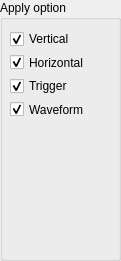
   <widget class="QGroupBox" name="apply_option_grp">
    <property name="geometry">
     <rect>
      <x>540</x>
      <y>250</y>
      <width>121</width>
      <height>261</height>
     </rect>
    </property>
    <property name="title">
     <string>Apply option</string>
    </property>
    <widget class="QWidget" name="layoutWidget">
     <property name="geometry">
      <rect>
       <x>10</x>
       <y>30</y>
       <width>91</width>
       <height>88</height>
      </rect>
     </property>
     <layout class="QVBoxLayout" name="verticalLayout_2">
      <item>
       <widget class="QCheckBox" name="check_vert_app">
        <property name="text">
         <string>Vertical</string>
        </property>
        <property name="checked">
         <bool>true</bool>
        </property>
       </widget>
      </item>
      <item>
       <widget class="QCheckBox" name="check_hor_app">
        <property name="text">
         <string>Horizontal</string>
        </property>
        <property name="checked">
         <bool>true</bool>
        </property>
       </widget>
      </item>
      <item>
       <widget class="QCheckBox" name="check_trig_app">
        <property name="text">
         <string>Trigger</string>
        </property>
        <property name="checked">
         <bool>true</bool>
        </property>
       </widget>
      </item>
      <item>
       <widget class="QCheckBox" name="check_wfm_app">
        <property name="text">
         <string>Waveform</string>
        </property>
        <property name="checked">
         <bool>true</bool>
        </property>
       </widget>
      </item>
     </layout>
    </widget>
   </widget>
